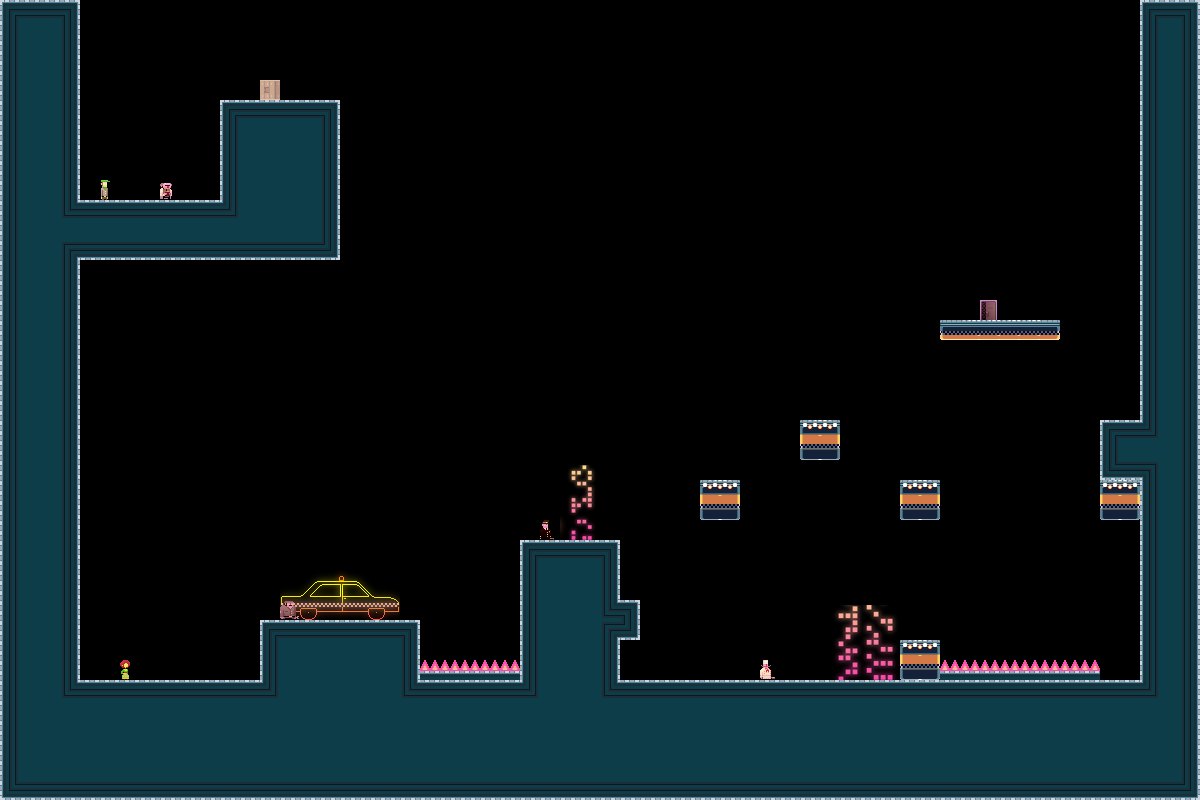

This is a level from a 2D game, rendered from its Tiled map with the project's own tilesets. A one-line summary and the map file follow, with tile-layer data summarised:
An orthogonal 60x40 tile map with 20x20 px tiles, 3 tile layers (bg, bg2, dontAutoLoad_sprites) and 20 objects.

<map version="1.0" orientation="orthogonal" width="60" height="40" tilewidth="20" tileheight="20">
 <properties>
  <property name="liselotStart" value="YES" />
 </properties>
 <tileset firstgid="1" name="tiles_newyork" tilewidth="20" tileheight="20">
  <image source="../../../../XNAModeContent/Lemonade/tiles_newyork.png" width="400" height="400" />
  <terraintypes>
   <terrain name="solid" tile="-1" />
  </terraintypes>
  <tile id="8" terrain=",,,0" />
  <tile id="9" terrain=",,0,0" />
  <tile id="10" terrain=",,0,0" />
  <tile id="11" terrain=",,0,0" />
  <tile id="12" terrain=",,0,0" />
  <tile id="13" terrain=",,0,0" />
  <tile id="14" terrain=",,0," />
  <tile id="15" terrain="0,0,0," />
  <tile id="16" terrain="0,0,,0" />
  <tile id="28" terrain=",0,,0" />
  <tile id="34" terrain="0,,0," />
  <tile id="35" terrain="0,,0,0" />
  <tile id="36" terrain=",0,0,0" />
  <tile id="48" terrain=",0,,0" />
  <tile id="54" terrain="0,,0," />
  <tile id="68" terrain=",0,,0" />
  <tile id="74" terrain="0,,0," />
  <tile id="88" terrain=",0,,0" />
  <tile id="94" terrain="0,,0," />
  <tile id="108" terrain=",0,,0" />
  <tile id="114" terrain="0,,0," />
  <tile id="128" terrain=",0,," />
  <tile id="129" terrain="0,0,," />
  <tile id="130" terrain="0,0,," />
  <tile id="131" terrain="0,0,," />
  <tile id="132" terrain="0,0,," />
  <tile id="133" terrain="0,0,," />
  <tile id="134" terrain="0,,," />
  <tile id="194" terrain="0,0,0,0" />
  <tile id="356">
   <properties>
    <property name="LargeCrate" value="" />
   </properties>
  </tile>
  <tile id="380">
   <properties>
    <property name="Andre" value="" />
   </properties>
  </tile>
  <tile id="381">
   <properties>
    <property name="Liselot" value="" />
   </properties>
  </tile>
  <tile id="382">
   <properties>
    <property name="Amsterdaam" value="" />
   </properties>
  </tile>
  <tile id="383">
   <properties>
    <property name="Worker" value="" />
   </properties>
  </tile>
  <tile id="384">
   <properties>
    <property name="Inspector" value="" />
   </properties>
  </tile>
  <tile id="385">
   <properties>
    <property name="Chef" value="" />
   </properties>
  </tile>
  <tile id="386">
   <properties>
    <property name="Exit" value="" />
   </properties>
  </tile>
  <tile id="387">
   <properties>
    <property name="Trampoline" value="" />
   </properties>
  </tile>
  <tile id="388">
   <properties>
    <property name="SmallCrate" value="" />
   </properties>
  </tile>
  <tile id="389">
   <properties>
    <property name="SugarBag" value="" />
   </properties>
  </tile>
 </tileset>
 <layer name="bg" width="60" height="40">
  <data>[2400 cells, 773 non-empty, 37 distinct tile ids]</data>
 </layer>
 <layer name="bg2" width="60" height="40">
  <data>[2400 cells, 66 non-empty, 58 distinct tile ids]</data>
 </layer>
 <objectgroup name="boxes" width="60" height="40">
  <object x="0" y="680" width="1200" height="120" />
  <object x="0" y="0" width="80" height="680" />
  <object x="260" y="620" width="160" height="60" />
  <object x="520" y="540" width="100" height="140" />
  <object x="80" y="200" width="260" height="60" />
  <object x="1140" y="0" width="60" height="680" />
  <object x="340" y="200">
   <polyline points="0,0 0,260" />
  </object>
  <object x="400" y="200">
   <polyline points="0,0 680,0" />
  </object>
  <object x="700" y="480" width="40" height="40" />
  <object x="800" y="420" width="40" height="40" />
  <object x="900" y="480" width="40" height="40" />
  <object x="1100" y="480" width="40" height="40" />
  <object x="940" y="320" width="120" height="20" />
  <object x="900" y="640" width="40" height="40" />
  <object x="1100" y="420" width="40" height="60" />
  <object x="220" y="100" width="120" height="100" />
  <object x="620" y="600" width="20" height="40" />
  <object x="1060" y="260">
   <polyline points="0,0 0,120" />
  </object>
 </objectgroup>
 <layer name="dontAutoLoad_sprites" width="60" height="40">
  <data>[2400 cells, 8 non-empty, 8 distinct tile ids]</data>
 </layer>
 <objectgroup name="dontAutoLoad_death" width="60" height="40">
  <object x="420" y="660" width="100" height="20" />
  <object x="940" y="660" width="160" height="20" />
 </objectgroup>
</map>
